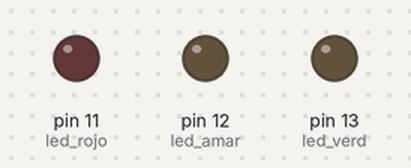
The sketch below on a simulated Arduino Uno, built with avr-gcc and run on an emulated ATmega328P. Parts: output pins drawn as LEDs (lit = HIGH).

Above: at 0.6 s.
At 6.65 s:
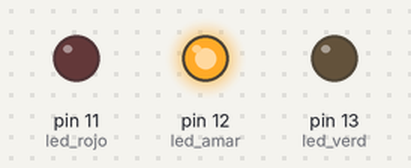
At 13.25 s:
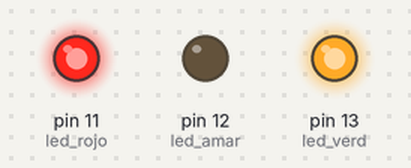
Timing chart, 0 to 14.3 s (numbered marks = the images above):
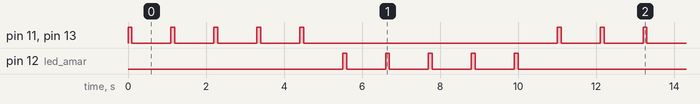

The sketch:

reto3.ino
```cpp
// Maria Camila Rueda Prado - Andres Martinez
int led_verd=13;
int led_amar=12;
int led_rojo=11;
void setup() {
  // put your setup code here, to run once:
  pinMode(led_verd,OUTPUT);//No Pin y Mode (OUTPUT/INPUT)
  pinMode(led_amar,OUTPUT);
  pinMode(led_rojo,OUTPUT);
}

void loop() {
  // put your main code here, to run repeatedly:
  for (int i=0; i<5 ;i++){
    digitalWrite(led_rojo,HIGH);
    digitalWrite(led_verd,HIGH);
    delay(100); //1000=1 SEG
    digitalWrite(led_rojo,LOW);
    digitalWrite(led_verd,LOW);
    delay(1000); //1000=1 SEG
  }
  for (int j=0; j<5 ;j++){
    digitalWrite(led_amar,HIGH);
    delay(100); //1000=1 SEG
    digitalWrite(led_amar,LOW);
    delay(1000); //1000=1 SEG
  }
}
```

Measured:
- by itself, pin 11 (led_rojo), pin 12 (led_amar), pin 13 (led_verd): repeats every 11.0 s: 4 × (LOW 1.0 s, HIGH 0.10 s), LOW 6.5 s, HIGH 0.10 s
- by itself, everything shown: repeats every 11.0 s, in 20 steps
